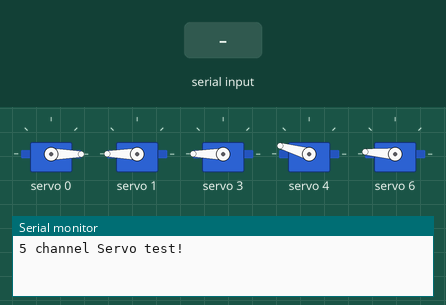
This sketch was run on a simulated Arduino Uno, built with avr-gcc and run on an emulated ATmega328P. Parts: 5 × servo, the last lines printed to the serial monitor. The inputs (shaded band) are chosen by the test bench.

Above: at 1.2 s.
1.3 s: "$" received over Serial
2.8 s: "30,150\n" received over Serial
At 3.7 s:
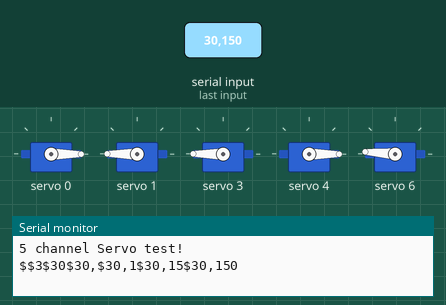
4.3 s: "90,45\n" received over Serial
Timing chart, 0 to 7.3 s (numbered marks = the images above; inputs shaded):
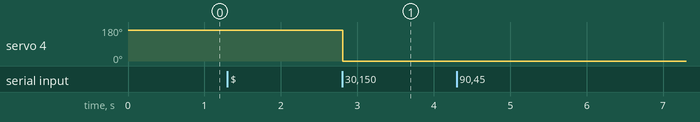

Measured:
- after the input at 2.8 s, servo 4: 164° → 0° at once

The sketch:

arduino_prosthetic.ino
```cpp
#include <Servo.h>
#include <Wire.h>
#include <Adafruit_PWMServoDriver.h>

// called this way, it uses the default address 0x40
Adafruit_PWMServoDriver pwm = Adafruit_PWMServoDriver();
// you can also call it with a different address you want
//Adafruit_PWMServoDriver pwm = Adafruit_PWMServoDriver(0x41);

#define numOfValsRec 5
#define digitsPerValRec 1

uint8_t servonum = 0;


int valsRec[numOfValsRec];
int stringLength = numOfValsRec * digitsPerValRec + 1;  //$00000
int counter = 0;
//int buzzer=13;
bool counterStart = false;
String receivedString;

void setup() {
  Serial.begin(9600);
  Serial.println("5 channel Servo test!");

  pwm.begin();

  pwm.setPWMFreq(60);  // Analog servos run at ~60 Hz updates

  delay(10);
  //pinMode(buzzer,OUTPUT);
}

void receiveData() {
  while (Serial.available()) {
    char c = Serial.read();
    Serial.print(c);
    if (c =='$') {
      counterStart = true;
    }
    if (counterStart) {
      if (counter < stringLength) {
        receivedString = String(receivedString + c);
        Serial.print(receivedString);
        counter++;
      }
      if (counter >= stringLength) {
        for (int i = 0; i < numOfValsRec; i++) {
          int num = (i * digitsPerValRec) + 1;
          valsRec[i] = receivedString.substring(num, num + digitsPerValRec).toInt();
        }
        receivedString = "";
        counter = 0;
        counterStart = false;
      }
    }
  }
}

void loop() {
  receiveData();
  if(valsRec[0]==1){pwm.setPWM(0, 0, 550);}else{pwm.setPWM(0, 0, 125);}
  if(valsRec[1]==1){pwm.setPWM(1, 0, 125);}else{pwm.setPWM(1, 0, 590);}
  if(valsRec[2]==1){pwm.setPWM(3, 0, 125);}else{pwm.setPWM(3, 0, 640);}
  if(valsRec[3]==1){pwm.setPWM(4, 0, 125);}else{pwm.setPWM(4, 0, 550);}
  if(valsRec[4]==1){pwm.setPWM(6, 0, 125);}else{pwm.setPWM(6, 0, 580);}
}
```
